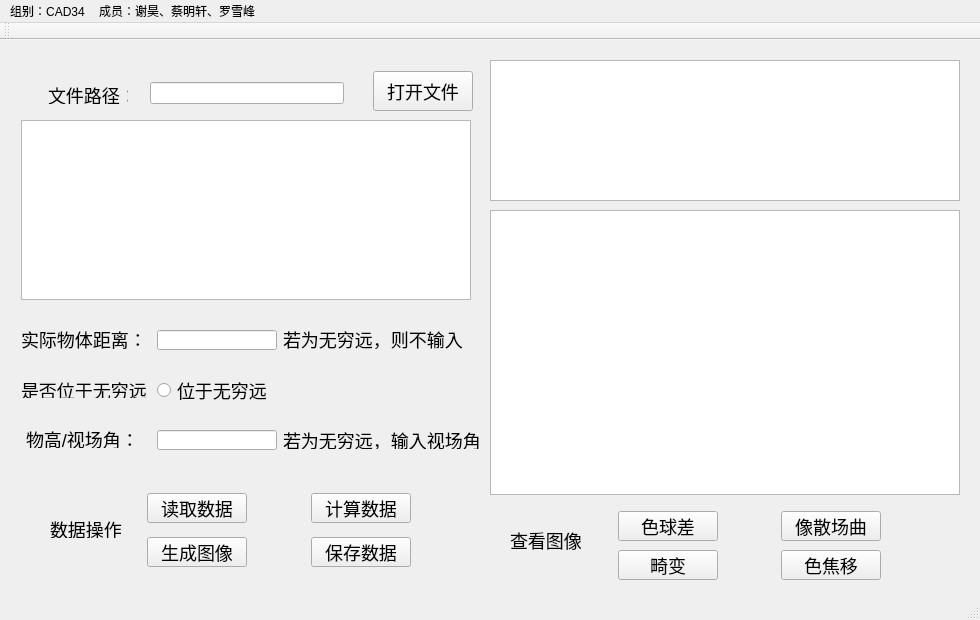
<?xml version="1.0" encoding="UTF-8"?>
<ui version="4.0">
 <class>MainWindow</class>
 <widget class="QMainWindow" name="MainWindow">
  <property name="geometry">
   <rect>
    <x>0</x>
    <y>0</y>
    <width>980</width>
    <height>620</height>
   </rect>
  </property>
  <property name="minimumSize">
   <size>
    <width>980</width>
    <height>620</height>
   </size>
  </property>
  <property name="maximumSize">
   <size>
    <width>980</width>
    <height>620</height>
   </size>
  </property>
  <property name="windowTitle">
   <string>光学系统设计</string>
  </property>
  <widget class="QWidget" name="centralWidget">
   <widget class="QWidget" name="widget_5" native="true">
    <property name="geometry">
     <rect>
      <x>470</x>
      <y>170</y>
      <width>500</width>
      <height>400</height>
     </rect>
    </property>
    <property name="minimumSize">
     <size>
      <width>500</width>
      <height>400</height>
     </size>
    </property>
    <property name="maximumSize">
     <size>
      <width>500</width>
      <height>400</height>
     </size>
    </property>
    <widget class="QLabel" name="label_8">
     <property name="geometry">
      <rect>
       <x>30</x>
       <y>10</y>
       <width>450</width>
       <height>270</height>
      </rect>
     </property>
     <property name="minimumSize">
      <size>
       <width>450</width>
       <height>270</height>
      </size>
     </property>
     <property name="maximumSize">
      <size>
       <width>450</width>
       <height>270</height>
      </size>
     </property>
     <property name="text">
      <string/>
     </property>
    </widget>
    <widget class="QTextEdit" name="textEdit_3">
     <property name="geometry">
      <rect>
       <x>20</x>
       <y>0</y>
       <width>470</width>
       <height>285</height>
      </rect>
     </property>
     <property name="minimumSize">
      <size>
       <width>470</width>
       <height>285</height>
      </size>
     </property>
     <property name="maximumSize">
      <size>
       <width>450</width>
       <height>285</height>
      </size>
     </property>
    </widget>
    <widget class="QWidget" name="widget_4" native="true">
     <property name="geometry">
      <rect>
       <x>80</x>
       <y>280</y>
       <width>400</width>
       <height>100</height>
      </rect>
     </property>
     <property name="minimumSize">
      <size>
       <width>400</width>
       <height>100</height>
      </size>
     </property>
     <property name="maximumSize">
      <size>
       <width>400</width>
       <height>100</height>
      </size>
     </property>
     <layout class="QGridLayout" name="gridLayout_3">
      <property name="topMargin">
       <number>18</number>
      </property>
      <property name="bottomMargin">
       <number>5</number>
      </property>
      <item row="2" column="0">
       <widget class="QPushButton" name="pushButton_6">
        <property name="minimumSize">
         <size>
          <width>100</width>
          <height>30</height>
         </size>
        </property>
        <property name="maximumSize">
         <size>
          <width>80</width>
          <height>30</height>
         </size>
        </property>
        <property name="styleSheet">
         <string notr="true">QPushButton { font-size:18px; }</string>
        </property>
        <property name="text">
         <string>畸变</string>
        </property>
       </widget>
      </item>
      <item row="0" column="1">
       <widget class="QPushButton" name="pushButton_7">
        <property name="minimumSize">
         <size>
          <width>100</width>
          <height>30</height>
         </size>
        </property>
        <property name="maximumSize">
         <size>
          <width>80</width>
          <height>30</height>
         </size>
        </property>
        <property name="styleSheet">
         <string notr="true">QPushButton { font-size:18px; }</string>
        </property>
        <property name="text">
         <string>像散场曲</string>
        </property>
       </widget>
      </item>
      <item row="2" column="1">
       <widget class="QPushButton" name="pushButton_8">
        <property name="minimumSize">
         <size>
          <width>100</width>
          <height>30</height>
         </size>
        </property>
        <property name="maximumSize">
         <size>
          <width>80</width>
          <height>30</height>
         </size>
        </property>
        <property name="styleSheet">
         <string notr="true">QPushButton { font-size:18px; }</string>
        </property>
        <property name="text">
         <string>色焦移</string>
        </property>
       </widget>
      </item>
      <item row="0" column="0">
       <widget class="QPushButton" name="pushButton_5">
        <property name="minimumSize">
         <size>
          <width>100</width>
          <height>30</height>
         </size>
        </property>
        <property name="maximumSize">
         <size>
          <width>100</width>
          <height>30</height>
         </size>
        </property>
        <property name="styleSheet">
         <string notr="true">QPushButton { font-size:18px; }</string>
        </property>
        <property name="text">
         <string>色球差</string>
        </property>
       </widget>
      </item>
     </layout>
    </widget>
    <widget class="QLabel" name="label_7">
     <property name="geometry">
      <rect>
       <x>40</x>
       <y>300</y>
       <width>80</width>
       <height>60</height>
      </rect>
     </property>
     <property name="minimumSize">
      <size>
       <width>80</width>
       <height>60</height>
      </size>
     </property>
     <property name="maximumSize">
      <size>
       <width>80</width>
       <height>60</height>
      </size>
     </property>
     <property name="styleSheet">
      <string notr="true">QLabel { font-size:18px; }</string>
     </property>
     <property name="text">
      <string>查看图像</string>
     </property>
    </widget>
   </widget>
   <widget class="QWidget" name="widget_2" native="true">
    <property name="geometry">
     <rect>
      <x>10</x>
      <y>260</y>
      <width>470</width>
      <height>180</height>
     </rect>
    </property>
    <property name="minimumSize">
     <size>
      <width>470</width>
      <height>180</height>
     </size>
    </property>
    <property name="maximumSize">
     <size>
      <width>470</width>
      <height>180</height>
     </size>
    </property>
    <layout class="QGridLayout" name="gridLayout">
     <item row="4" column="2">
      <widget class="QLabel" name="label_3">
       <property name="minimumSize">
        <size>
         <width>205</width>
         <height>18</height>
        </size>
       </property>
       <property name="maximumSize">
        <size>
         <width>205</width>
         <height>18</height>
        </size>
       </property>
       <property name="styleSheet">
        <string notr="true">QLabel { font-size:18px; }</string>
       </property>
       <property name="text">
        <string>若为无穷远，输入视场角</string>
       </property>
      </widget>
     </item>
     <item row="3" column="0">
      <spacer name="verticalSpacer_3">
       <property name="orientation">
        <enum>Qt::Vertical</enum>
       </property>
       <property name="sizeType">
        <enum>QSizePolicy::Fixed</enum>
       </property>
       <property name="sizeHint" stdset="0">
        <size>
         <width>20</width>
         <height>5</height>
        </size>
       </property>
      </spacer>
     </item>
     <item row="4" column="0">
      <widget class="QLabel" name="label_4">
       <property name="maximumSize">
        <size>
         <width>120</width>
         <height>17</height>
        </size>
       </property>
       <property name="sizeIncrement">
        <size>
         <width>120</width>
         <height>17</height>
        </size>
       </property>
       <property name="styleSheet">
        <string notr="true">QLabel { font-size:18px; }</string>
       </property>
       <property name="text">
        <string> 物高/视场角：</string>
       </property>
      </widget>
     </item>
     <item row="0" column="2">
      <widget class="QLabel" name="label_6">
       <property name="maximumSize">
        <size>
         <width>205</width>
         <height>19</height>
        </size>
       </property>
       <property name="sizeIncrement">
        <size>
         <width>205</width>
         <height>19</height>
        </size>
       </property>
       <property name="styleSheet">
        <string notr="true">QLabel { font-size:18px; }</string>
       </property>
       <property name="text">
        <string>若为无穷远，则不输入</string>
       </property>
      </widget>
     </item>
     <item row="4" column="1">
      <widget class="QLineEdit" name="lineEdit_4">
       <property name="minimumSize">
        <size>
         <width>120</width>
         <height>20</height>
        </size>
       </property>
       <property name="maximumSize">
        <size>
         <width>120</width>
         <height>20</height>
        </size>
       </property>
      </widget>
     </item>
     <item row="1" column="0">
      <spacer name="verticalSpacer_2">
       <property name="orientation">
        <enum>Qt::Vertical</enum>
       </property>
       <property name="sizeType">
        <enum>QSizePolicy::Fixed</enum>
       </property>
       <property name="sizeHint" stdset="0">
        <size>
         <width>20</width>
         <height>5</height>
        </size>
       </property>
      </spacer>
     </item>
     <item row="0" column="0">
      <widget class="QLabel" name="label_2">
       <property name="minimumSize">
        <size>
         <width>120</width>
         <height>19</height>
        </size>
       </property>
       <property name="maximumSize">
        <size>
         <width>210</width>
         <height>19</height>
        </size>
       </property>
       <property name="font">
        <font>
         <pointsize>-1</pointsize>
        </font>
       </property>
       <property name="styleSheet">
        <string notr="true">QLabel { font-size:18px; }</string>
       </property>
       <property name="text">
        <string>实际物体距离：</string>
       </property>
      </widget>
     </item>
     <item row="2" column="0">
      <widget class="QLabel" name="label_5">
       <property name="minimumSize">
        <size>
         <width>130</width>
         <height>16</height>
        </size>
       </property>
       <property name="maximumSize">
        <size>
         <width>130</width>
         <height>16</height>
        </size>
       </property>
       <property name="styleSheet">
        <string notr="true">QLabel { font-size:18px; }</string>
       </property>
       <property name="text">
        <string>是否位于无穷远</string>
       </property>
      </widget>
     </item>
     <item row="0" column="1">
      <widget class="QLineEdit" name="lineEdit_3">
       <property name="minimumSize">
        <size>
         <width>120</width>
         <height>20</height>
        </size>
       </property>
       <property name="maximumSize">
        <size>
         <width>120</width>
         <height>20</height>
        </size>
       </property>
      </widget>
     </item>
     <item row="2" column="1">
      <widget class="QRadioButton" name="radioButton">
       <property name="minimumSize">
        <size>
         <width>120</width>
         <height>20</height>
        </size>
       </property>
       <property name="maximumSize">
        <size>
         <width>120</width>
         <height>20</height>
        </size>
       </property>
       <property name="styleSheet">
        <string notr="true">QRadioButton { font-size:18px; }</string>
       </property>
       <property name="text">
        <string>位于无穷远</string>
       </property>
      </widget>
     </item>
    </layout>
   </widget>
   <widget class="QTextEdit" name="textEdit_2">
    <property name="geometry">
     <rect>
      <x>490</x>
      <y>20</y>
      <width>470</width>
      <height>141</height>
     </rect>
    </property>
    <property name="minimumSize">
     <size>
      <width>470</width>
      <height>141</height>
     </size>
    </property>
    <property name="maximumSize">
     <size>
      <width>470</width>
      <height>141</height>
     </size>
    </property>
    <property name="styleSheet">
     <string notr="true">QTextEdit { font-size:18px; }</string>
    </property>
   </widget>
   <widget class="QWidget" name="widget_6" native="true">
    <property name="geometry">
     <rect>
      <x>10</x>
      <y>440</y>
      <width>461</width>
      <height>101</height>
     </rect>
    </property>
    <widget class="QLabel" name="label_9">
     <property name="geometry">
      <rect>
       <x>40</x>
       <y>40</y>
       <width>80</width>
       <height>18</height>
      </rect>
     </property>
     <property name="minimumSize">
      <size>
       <width>80</width>
       <height>18</height>
      </size>
     </property>
     <property name="maximumSize">
      <size>
       <width>80</width>
       <height>18</height>
      </size>
     </property>
     <property name="sizeIncrement">
      <size>
       <width>80</width>
       <height>18</height>
      </size>
     </property>
     <property name="styleSheet">
      <string notr="true">QLabel { font-size:18px; }</string>
     </property>
     <property name="text">
      <string>数据操作</string>
     </property>
    </widget>
    <widget class="QWidget" name="widget_3" native="true">
     <property name="geometry">
      <rect>
       <x>70</x>
       <y>0</y>
       <width>350</width>
       <height>100</height>
      </rect>
     </property>
     <property name="minimumSize">
      <size>
       <width>350</width>
       <height>100</height>
      </size>
     </property>
     <property name="maximumSize">
      <size>
       <width>350</width>
       <height>100</height>
      </size>
     </property>
     <widget class="QPushButton" name="pushButton_4">
      <property name="geometry">
       <rect>
        <x>67</x>
        <y>13</y>
        <width>100</width>
        <height>30</height>
       </rect>
      </property>
      <property name="minimumSize">
       <size>
        <width>100</width>
        <height>30</height>
       </size>
      </property>
      <property name="maximumSize">
       <size>
        <width>66</width>
        <height>20</height>
       </size>
      </property>
      <property name="styleSheet">
       <string notr="true">QPushButton { font-size:18px; }</string>
      </property>
      <property name="text">
       <string>读取数据</string>
      </property>
     </widget>
     <widget class="QPushButton" name="pushButton">
      <property name="geometry">
       <rect>
        <x>231</x>
        <y>13</y>
        <width>100</width>
        <height>30</height>
       </rect>
      </property>
      <property name="minimumSize">
       <size>
        <width>100</width>
        <height>30</height>
       </size>
      </property>
      <property name="maximumSize">
       <size>
        <width>66</width>
        <height>20</height>
       </size>
      </property>
      <property name="styleSheet">
       <string notr="true">QPushButton { font-size:18px; }</string>
      </property>
      <property name="text">
       <string>计算数据</string>
      </property>
     </widget>
     <widget class="QPushButton" name="pushButton_2">
      <property name="geometry">
       <rect>
        <x>67</x>
        <y>57</y>
        <width>100</width>
        <height>30</height>
       </rect>
      </property>
      <property name="minimumSize">
       <size>
        <width>100</width>
        <height>30</height>
       </size>
      </property>
      <property name="maximumSize">
       <size>
        <width>66</width>
        <height>20</height>
       </size>
      </property>
      <property name="styleSheet">
       <string notr="true">QPushButton { font-size:18px; }</string>
      </property>
      <property name="text">
       <string>生成图像</string>
      </property>
     </widget>
     <widget class="QPushButton" name="pushButton_exit">
      <property name="geometry">
       <rect>
        <x>231</x>
        <y>57</y>
        <width>100</width>
        <height>30</height>
       </rect>
      </property>
      <property name="minimumSize">
       <size>
        <width>100</width>
        <height>30</height>
       </size>
      </property>
      <property name="maximumSize">
       <size>
        <width>66</width>
        <height>20</height>
       </size>
      </property>
      <property name="styleSheet">
       <string notr="true">QPushButton { font-size:18px; }</string>
      </property>
      <property name="text">
       <string>保存数据</string>
      </property>
     </widget>
    </widget>
   </widget>
   <widget class="QWidget" name="widget_7" native="true">
    <property name="geometry">
     <rect>
      <x>10</x>
      <y>20</y>
      <width>474</width>
      <height>244</height>
     </rect>
    </property>
    <layout class="QGridLayout" name="gridLayout_2">
     <item row="0" column="0">
      <widget class="QWidget" name="widget" native="true">
       <property name="minimumSize">
        <size>
         <width>350</width>
         <height>40</height>
        </size>
       </property>
       <property name="maximumSize">
        <size>
         <width>350</width>
         <height>40</height>
        </size>
       </property>
       <layout class="QHBoxLayout" name="horizontalLayout">
        <item>
         <widget class="QLabel" name="label">
          <property name="minimumSize">
           <size>
            <width>80</width>
            <height>22</height>
           </size>
          </property>
          <property name="maximumSize">
           <size>
            <width>80</width>
            <height>22</height>
           </size>
          </property>
          <property name="styleSheet">
           <string notr="true">QLabel { font-size:18px; }</string>
          </property>
          <property name="text">
           <string>&lt;html&gt;&lt;head/&gt;&lt;body&gt;&lt;p&gt;文件路径：&lt;/p&gt;&lt;/body&gt;&lt;/html&gt;</string>
          </property>
         </widget>
        </item>
        <item>
         <widget class="QLineEdit" name="lineEdit">
          <property name="minimumSize">
           <size>
            <width>194</width>
            <height>22</height>
           </size>
          </property>
          <property name="maximumSize">
           <size>
            <width>194</width>
            <height>22</height>
           </size>
          </property>
          <property name="styleSheet">
           <string notr="true">QLineEdit { font-size:12px; }</string>
          </property>
         </widget>
        </item>
       </layout>
      </widget>
     </item>
     <item row="2" column="0" colspan="2">
      <widget class="QTextEdit" name="textEdit">
       <property name="minimumSize">
        <size>
         <width>450</width>
         <height>180</height>
        </size>
       </property>
       <property name="maximumSize">
        <size>
         <width>450</width>
         <height>180</height>
        </size>
       </property>
       <property name="styleSheet">
        <string notr="true">QTextEdit { font-size:18px; }</string>
       </property>
      </widget>
     </item>
     <item row="0" column="1">
      <widget class="QPushButton" name="pushButton_3">
       <property name="minimumSize">
        <size>
         <width>100</width>
         <height>40</height>
        </size>
       </property>
       <property name="maximumSize">
        <size>
         <width>80</width>
         <height>40</height>
        </size>
       </property>
       <property name="styleSheet">
        <string notr="true">QPushButton { font-size:18px; }</string>
       </property>
       <property name="text">
        <string>打开文件</string>
       </property>
      </widget>
     </item>
     <item row="1" column="1">
      <spacer name="verticalSpacer">
       <property name="orientation">
        <enum>Qt::Vertical</enum>
       </property>
       <property name="sizeType">
        <enum>QSizePolicy::Fixed</enum>
       </property>
       <property name="sizeHint" stdset="0">
        <size>
         <width>20</width>
         <height>3</height>
        </size>
       </property>
      </spacer>
     </item>
    </layout>
    <zorder>widget</zorder>
    <zorder>pushButton_3</zorder>
    <zorder>textEdit</zorder>
    <zorder>verticalSpacer</zorder>
   </widget>
  </widget>
  <widget class="QMenuBar" name="menuBar">
   <property name="geometry">
    <rect>
     <x>0</x>
     <y>0</y>
     <width>980</width>
     <height>21</height>
    </rect>
   </property>
   <widget class="QMenu" name="menu">
    <property name="title">
     <string>组别：CAD34</string>
    </property>
    <addaction name="separator"/>
   </widget>
   <widget class="QMenu" name="menu_2">
    <property name="title">
     <string>成员：谢昊、蔡明轩、罗雪峰</string>
    </property>
   </widget>
   <addaction name="menu"/>
   <addaction name="menu_2"/>
  </widget>
  <widget class="QToolBar" name="mainToolBar">
   <attribute name="toolBarArea">
    <enum>TopToolBarArea</enum>
   </attribute>
   <attribute name="toolBarBreak">
    <bool>false</bool>
   </attribute>
  </widget>
  <widget class="QStatusBar" name="statusBar"/>
 </widget>
 <layoutdefault spacing="6" margin="11"/>
 <resources/>
 <connections/>
</ui>
